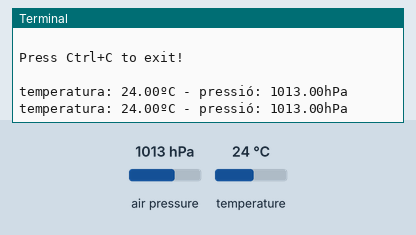
Simulated run of this program. Board: Raspberry Pi (BCM pin numbers). On the bench: the last lines printed to the terminal. The test bench sets the inputs (shaded band); at power-on: air pressure 1013 hPa, temperature 24 °C. The clock reads 2024-03-15 10:24:30 at power-on unless the program sets it; files the program writes start out absent.

Above: at 1.2 s.
1.3 s: air pressure set to 952 hPa
At 2.6 s:
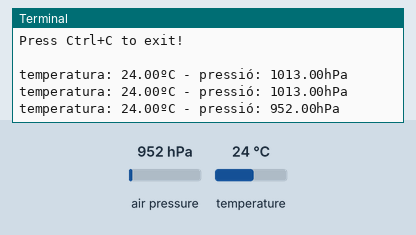
2.8 s: temperature set to 12 °C
At 3.9 s:
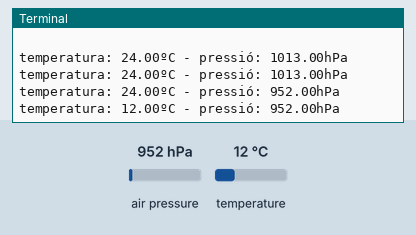
4.3 s: air pressure set to 975 hPa
At 5.5 s:
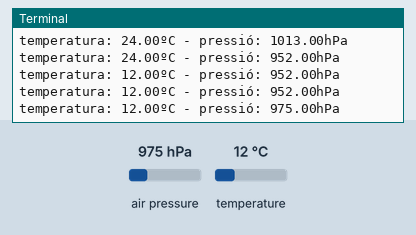
Timing chart, 0 to 7.3 s (numbered marks = the images above; inputs shaded):
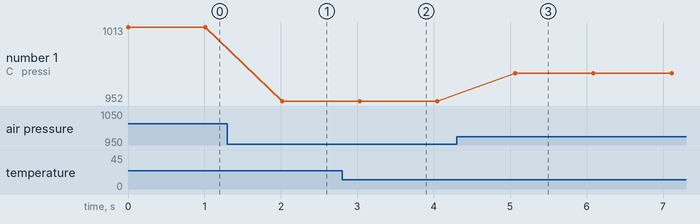

Measured:
- after the input at 1.3 s, the terminal: prints a new line after 0.72 s (image 1)
- after the input at 2.8 s, the terminal: prints a new line after 0.23 s (image 2)
- after the input at 4.3 s, the terminal: prints a new line after 0.77 s (image 3)
- plotted number 1: 1013 → 952 after the input at 1.3 s, 952 → 975 after the input at 4.3 s

The program:

script.py
```python
# -*- coding: utf-8 -*-
import time
import json
from datetime import datetime
from bmp280 import BMP280

try:
    from smbus2 import SMBus
except ImportError:
    from smbus import SMBus

print("""temperature-and-pressure.py - Displays the temperature and pressure.

Press Ctrl+C to exit!
""")

# Initialise the BMP280
bus = SMBus(1)
bmp280 = BMP280(i2c_dev=bus)
# Create a dictionary to store temperature and pressure data
data = []

while True:
    temperature = bmp280.get_temperature()
    pressure = bmp280.get_pressure()
    temp = '{:05.2f}'.format(temperature)
    press = '{:05.2f}'.format(pressure)
    text = "temperatura: " + temp + "ºC - " + "pressió: " + press + "hPa"
    print(text)

    # Append temperature and pressure data to the dictionary
    data.append({"time": datetime.utcnow().strftime("%Y-%m-%dT%H:%M:%SZ"),
                 "temperature": temperature,
                 "pressure": pressure})

    # Save the data to a JSON file
    with open("/var/www/html/data.json", "w") as outfile:
        json.dump(data, outfile)

    time.sleep(1)
```
